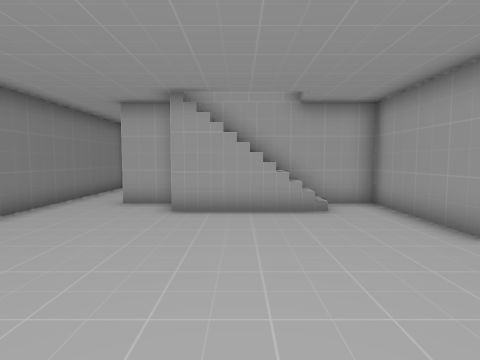
view 1 (above)

16 first-person views from a walk through a Unity game level. The camera is 1.3 m above the floor, tilts 4° down and sees 80° across. Doors are open. The floor is counted in squares, 1 m on a side. Each view is taken from the middle of a square. On the plan, view 1 faces up. The plan holds only what a view shows up to about 13 squares ahead; the rest is blank.

view 2
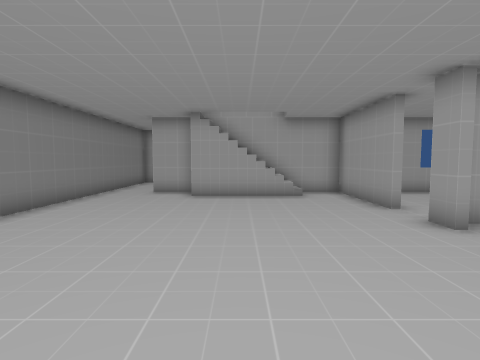

view 3
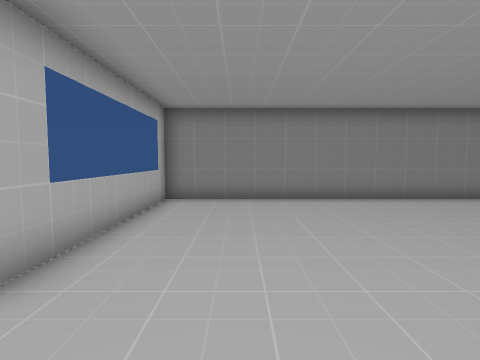

view 4
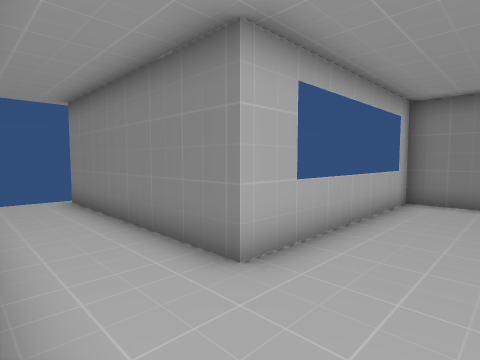

view 5
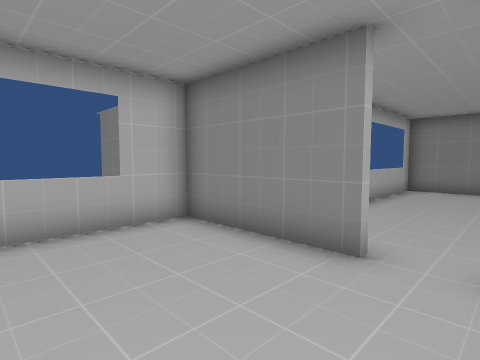

view 6
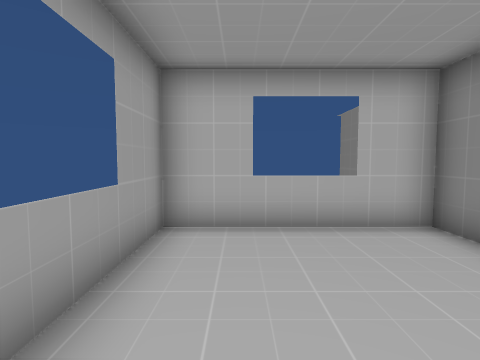

view 7
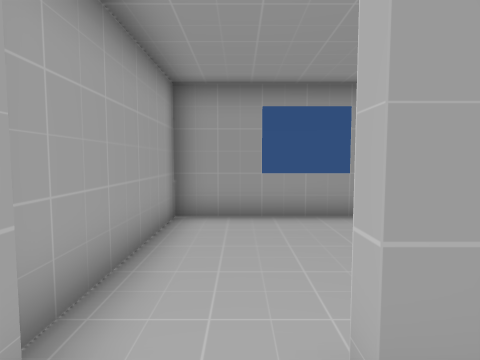

view 8
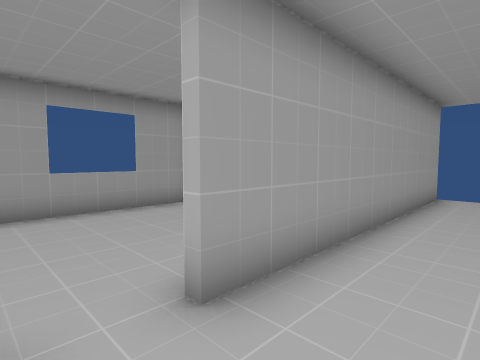

view 9
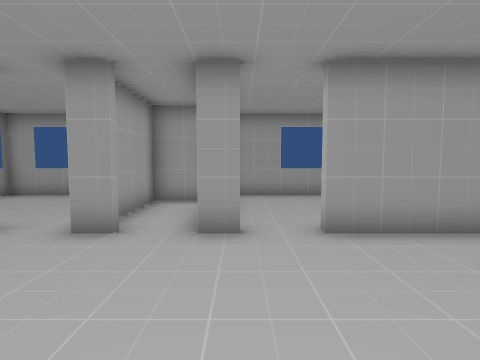

view 10
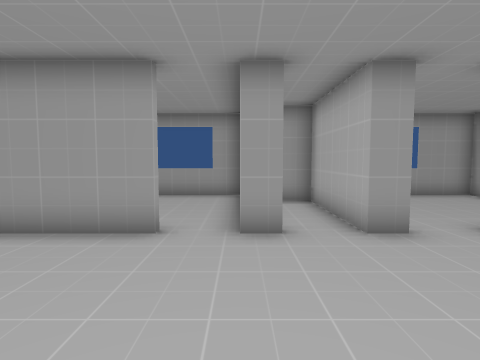

view 11
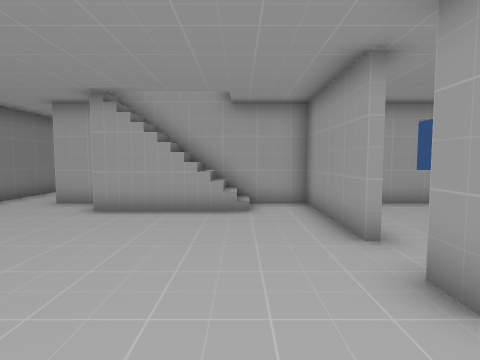

view 12
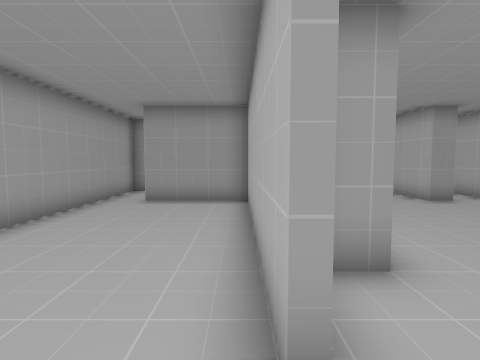

view 13
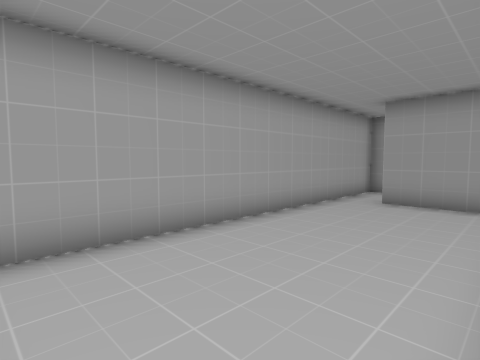

view 14
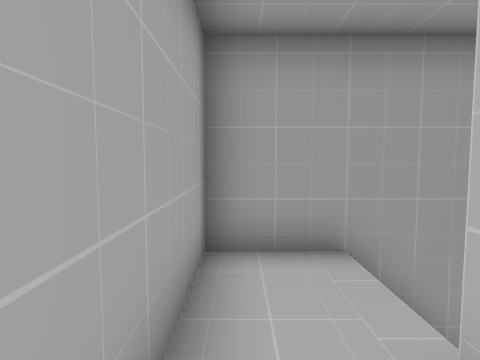

view 15
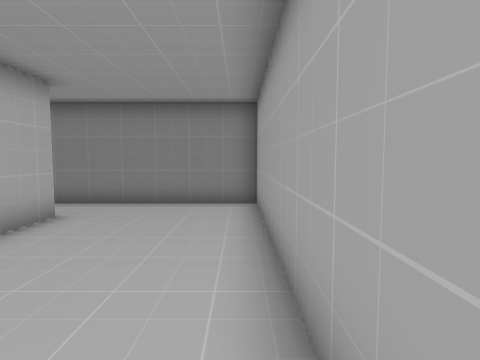

view 16
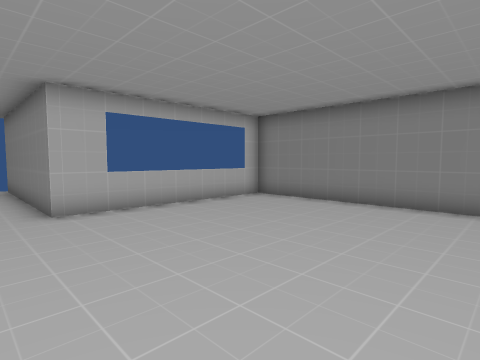

### Floor plan
Key: @ floor where view 1 was taken; # wall or solid block; . floor; / step, stairs or slope; D open door; = window, fence, low wall or low ledge.
Columns run from 6 left of view 1 to 10 right of it. Each row starts with its distance up from view 1.
 14 ##############
 13 #............#
 12 #.........#..#
 11 #.........#//#
 10 #.........#  #
  9 #..###########==#
  8 #...=////.# ....#
  7 #...###=..#.....=
  6 #.........#.....=
  5 #.........#.....=
  4 #...............#
  3 #.........#######
  2 #.........#
  1 #.........#######
  0 #.....@.........#
 -1 #...............#
 -2 #.........#.....=
 -3 #.........#.....=
 -4 ########..#.....#
 -5        #..#.....#
 -6        #..#######
 -7        #..#
 -8        #..#
 -9        #..#
-10        #..#
-11        #DDD

Positions as (right, up) in squares from view 1, and headings:
1: (0, 0), facing up
2: (0, -3), facing up
3: (4, -1), facing left
4: (4, -1), facing down-left
5: (8, 0), facing down-left
6: (8, 0), facing down
7: (3, -1), facing right
8: (2, 0), facing down-right
9: (-1, 0), facing right
10: (-1, 3), facing right
11: (2, 0), facing up
12: (-5, 9), facing right
13: (-5, 9), facing up-right
14: (3, 13), facing right
15: (3, 13), facing left
16: (3, 4), facing down-left
